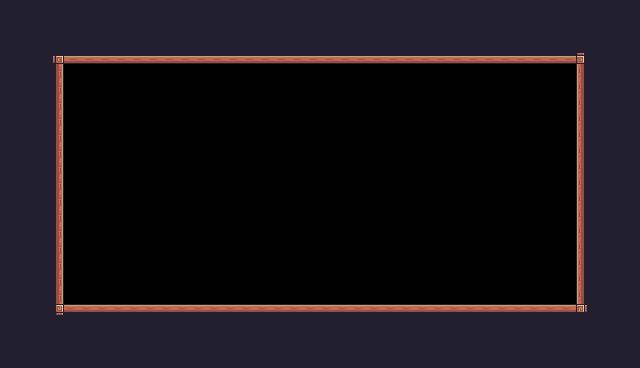

This game map was drawn from its Tiled (.tmx) file and the tilesets committed beside it. A one-line description and the full map source follow:
An orthogonal 40x23 tile map with 16x16 px tiles, 1 tile layer (Background) and 4 objects.

<map version="1.10" tiledversion="1.10.2" orientation="orthogonal" renderorder="right-down" width="40" height="23" tilewidth="16" tileheight="16" infinite="0" nextlayerid="6" nextobjectid="37">
 <tileset firstgid="1" source="Pixel Adventure.tsx" />
 <layer id="1" name="Background" width="40" height="23">
  <properties>
   <property name="BackgroundColor" value="Yellow" />
  </properties>
  <data encoding="csv">
24,24,24,24,24,24,24,24,24,24,24,24,24,24,24,24,24,24,24,24,24,24,24,24,24,24,24,24,24,24,24,24,24,24,24,24,24,24,24,24,
24,24,24,24,24,24,24,24,24,24,24,24,24,24,24,24,24,24,24,24,24,24,24,24,24,24,24,24,24,24,24,24,24,24,24,24,24,24,24,24,
24,24,24,24,24,24,24,24,24,24,24,24,24,24,24,24,24,24,24,24,24,24,24,24,24,24,24,24,24,24,24,24,24,24,24,24,24,24,24,24,
24,24,24,92,134,134,134,134,134,134,134,134,134,134,134,134,134,134,134,134,134,134,134,134,134,134,134,134,134,134,134,134,134,134,134,134,93,24,24,24,
24,24,24,113,0,0,0,0,0,0,0,0,0,0,0,0,0,0,0,0,0,0,0,0,0,0,0,0,0,0,0,0,0,0,0,0,111,24,24,24,
24,24,24,113,0,0,0,0,0,0,0,0,0,0,0,0,0,0,0,0,0,0,0,0,0,0,0,0,0,0,0,0,0,0,0,0,111,24,24,24,
24,24,24,113,0,0,0,0,0,0,0,0,0,0,0,0,0,0,0,0,0,0,0,0,0,0,0,0,0,0,0,0,0,0,0,0,111,24,24,24,
24,24,24,113,0,0,0,0,0,0,0,0,0,0,0,0,0,0,0,0,0,0,0,0,0,0,0,0,0,0,0,0,0,0,0,0,111,24,24,24,
24,24,24,113,0,0,0,0,0,0,0,0,0,0,0,0,0,0,0,0,0,0,0,0,0,0,0,0,0,0,0,0,0,0,0,0,111,24,24,24,
24,24,24,113,0,0,0,0,0,0,0,0,0,0,0,0,0,0,0,0,0,0,0,0,0,0,0,0,0,0,0,0,0,0,0,0,111,24,24,24,
24,24,112,113,0,0,0,0,0,0,0,0,0,0,0,0,0,0,0,0,0,0,0,0,0,0,0,0,0,0,0,0,0,0,0,0,111,24,24,24,
24,24,112,113,0,0,0,0,0,0,0,0,0,0,0,0,0,0,0,0,0,0,0,0,0,0,0,0,0,0,0,0,0,0,0,0,111,24,24,24,
24,24,112,113,0,0,0,0,0,0,0,0,0,0,0,0,0,0,0,0,0,0,0,0,0,0,0,0,0,0,0,0,0,0,0,0,111,24,24,24,
24,24,112,113,0,0,0,0,0,0,0,0,0,0,0,0,0,0,0,0,0,0,0,0,0,0,0,0,0,0,0,0,0,0,0,0,111,24,24,24,
24,24,112,113,0,0,0,0,0,0,0,0,0,0,0,0,0,0,0,0,0,0,0,0,0,0,0,0,0,0,0,0,0,0,0,0,111,24,24,24,
24,24,24,113,0,0,0,0,0,0,0,0,0,0,0,0,0,0,0,0,0,0,0,0,0,0,0,0,0,0,0,0,0,0,0,0,111,24,24,24,
24,24,24,113,0,0,0,0,0,0,0,0,0,0,0,0,0,0,0,0,0,0,0,0,0,0,0,0,0,0,0,0,0,0,0,0,111,24,24,24,
24,24,24,113,0,0,0,0,0,0,0,0,0,0,0,0,0,0,0,0,0,0,0,0,0,0,0,0,0,0,0,0,0,0,0,0,111,24,24,24,
24,24,24,113,0,0,0,0,0,0,0,0,0,0,0,0,0,0,0,0,0,0,0,0,0,0,0,0,0,0,0,0,0,0,0,0,111,24,24,24,
24,24,24,114,90,90,90,90,90,90,90,90,90,90,90,90,90,90,90,90,90,90,90,90,90,90,90,90,90,90,90,90,90,90,90,90,115,24,24,24,
24,24,24,24,24,24,24,24,24,24,24,24,24,24,24,24,24,24,24,24,24,24,24,24,24,24,24,24,24,24,24,24,24,24,24,24,24,24,24,24,
24,24,24,24,24,24,24,24,24,24,24,24,24,24,24,24,24,24,24,24,24,24,24,24,24,24,24,24,24,24,24,24,24,24,24,24,24,24,24,24,
24,24,24,24,24,24,24,24,24,24,24,24,24,24,24,24,24,24,24,24,24,24,24,24,24,24,24,24,24,24,24,24,24,24,24,24,24,24,24,24
</data>
 </layer>
 <objectgroup id="2" name="Spawnpoints" class="Checkpoint" />
 <objectgroup id="3" name="Collisions">
  <object id="10" x="64.9956" y="304.344" width="518.933" height="9.28508" />
  <object id="11" x="54.6788" y="57.7738" width="10.3168" height="254.824" />
  <object id="12" x="578.77" y="54.6788" width="7.22173" height="261.014" />
  <object id="13" x="53.6471" y="53.6471" width="532.345" height="9.28508" />
 </objectgroup>
</map>
